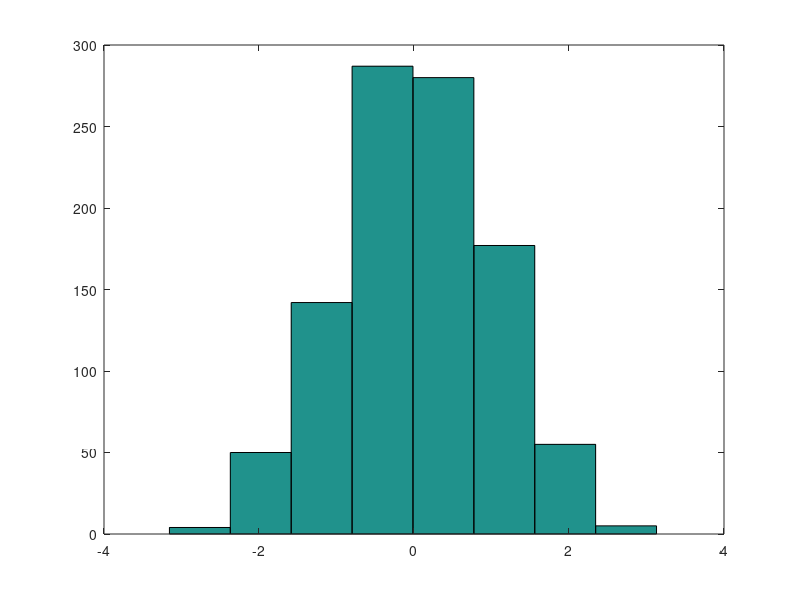

Here is the MATLAB script that generated this plot:
%# some random vector (load your data here instead)
x = randn(1000,1);

%# discretization/quantization into 8 levels
edges = linspace(min(x),max(x),8+1);
[counts,bins] = histc(x, edges);

%# fix last level of histc output
last = numel(counts);
bins(bins==last) = last - 1;
counts(last-1) = counts(last-1) + counts(last);
counts(last) = [];

%# show histogram
bar(edges(1:end-1), counts, 'histc')

%# transition matrix
trans = full(sparse(bins(1:end-1), bins(2:end), 1));
trans = bsxfun(@rdivide, trans, sum(trans,2))